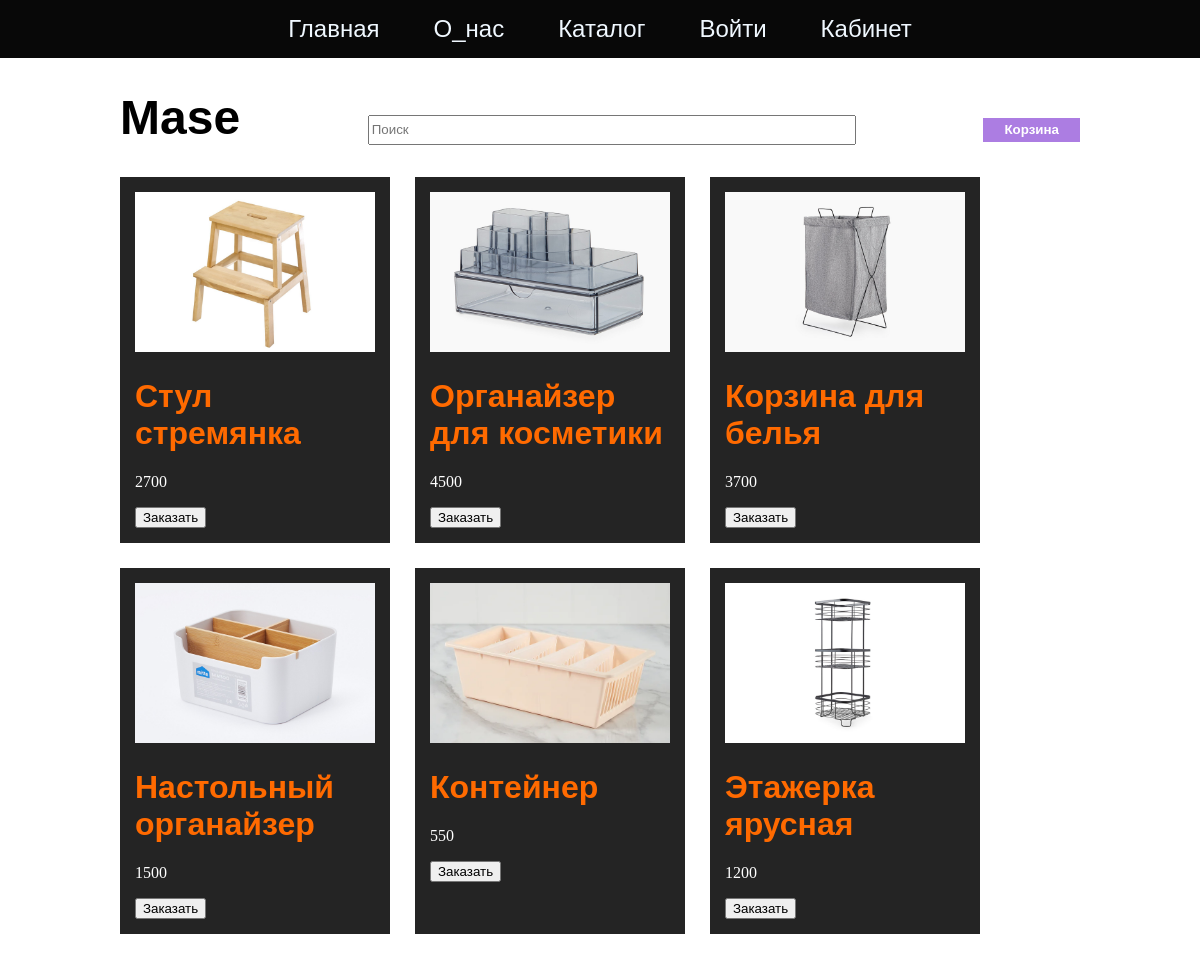
Page /page/katalog.php on the committed database.
### tables this page shows
CREATE TABLE `Product` (
  `ID` int(11) NOT NULL,
  `Name` varchar(100) NOT NULL,
  `Link` varchar(500) NOT NULL,
  `Price` int(11) NOT NULL
);

### page/katalog.php (the view, shortened to what this page needs)
<!DOCTYPE html>
<html lang="en">
<?php
$mysql = new mysqli('localhost', 'root', '', 'Mase');
$mysql->set_charset('utf8');
?>
<head>
    <link rel="stylesheet" href="../style/base.css">
    <link rel="stylesheet" href="../style/katalog.css">
</head>
<body>
<?php
        require('../php/header-2.php')
    ?>
    <div class="content">
        <div class="shape-name-logo">
            <div>
                <h1 class="Mase">Mase</h1>
            </div>
            <div>
                <input class="poisk" type="text" name="poisk" id="poisk" placeholder="Поиск">
            </div>
            <div>
                <input class="korzina" type="button" value="Корзина">
            </div>
        </div>
        <div class="block-o">
            <?php
                $queryPlan = "SELECT `Name`, `Link`, `Price` FROM `Product`";
                $zaprPlan = $mysql->query($queryPlan);
                while ($row3 = mysqli_fetch_array($zaprPlan)) {
                    $Name = $row3['Name'];
                    $Link = $row3['Link'];
                    $Price = $row3['Price'];
                    $class1 = "plan-block";
                    $class2 = "img";
                    $class3 = "content-2";
                    $linkA = "#forma-plan";
                    $type = "button";
                    $value = "Заказать";
                    echo "<div class=".$class1.">";
                        echo "<div class=".$class2.">";
                            echo "<img src=".$Link.">";
                        echo "</div>";
                        echo "<div class=".$class3.">";
                            echo "<h1>".$Name."</h1>";
                            echo "<p>".$Price."</p>";
                            echo "<a href=".$linkA."><input type=".$type." value=".$value."></a>";
                        echo "</div>";
                    echo "</div>";
                }
    ?>
    </div>
</div>
</body>
</html>

### style/base.css (style rules this page uses)
* { --black-color: rgb(8, 8, 8); --purple-color: rgb(172, 125, 226); --font-family-p: Verdana, Geneva, Tahoma, sans-serif; --font-family-h1: 'Lucida Sans', 'Lucida Sans Regular', 'Lucida Grande', 'Lucida Sans Unicode', Geneva, Verdana, sans-serif; }
body { margin: 0; }
h1 { font-family: 'Lucida Sans', 'Lucida Sans Regular', 'Lucida Grande', 'Lucida Sans Unicode', Geneva, Verdana, sans-serif; }
.Mase { font-family: 'Lucida Sans', 'Lucida Sans Regular', 'Lucida Grande', 'Lucida Sans Unicode', Geneva, Verdana, sans-serif; font-size: 48px; }
.shape-name-logo { display: flex; flex-wrap: wrap; align-items: baseline; align-content: space-between; justify-content: space-between; }
.poisk { width: 40vw; height: 3vh; }
.korzina { background-color: var(--purple-color); color: rgb(255, 255, 255); border: 1px solid var(--purple-color); height: 3vh; padding-left: 20px; padding-right: 20px; transition: 0.3s; font-family: var(--font-family-p); font-weight: 600; }
.content { margin-left: 10%; margin-right: 10%; }

### style/katalog.css (style rules this page uses)
.plan-block { width: fit-content; background-color: rgb(36, 36, 36); padding: 15px; margin-right: 25px; margin-bottom: 25px; }
.content-2 { width: 20vw; }
.img { text-align: center; }
.content-2 p { color: white; }
.content-2 h1 { color: rgb(255, 106, 0); }
img { width: 20vw; }
.block-o { display: flex; flex-wrap: wrap; }

### rows in the picture
product: Link (picture), Name "Стул стремянка", Price "2700"
product: Link (picture), Name "Органайзер для косметики", Price "4500"
product: Link (picture), Name "Корзина для белья", Price "3700"
product: Link (picture), Name "Настольный органайзер", Price "1500"
product: Link (picture), Name "Контейнер", Price "550"
product: Link (picture), Name "Этажерка ярусная", Price "1200"
